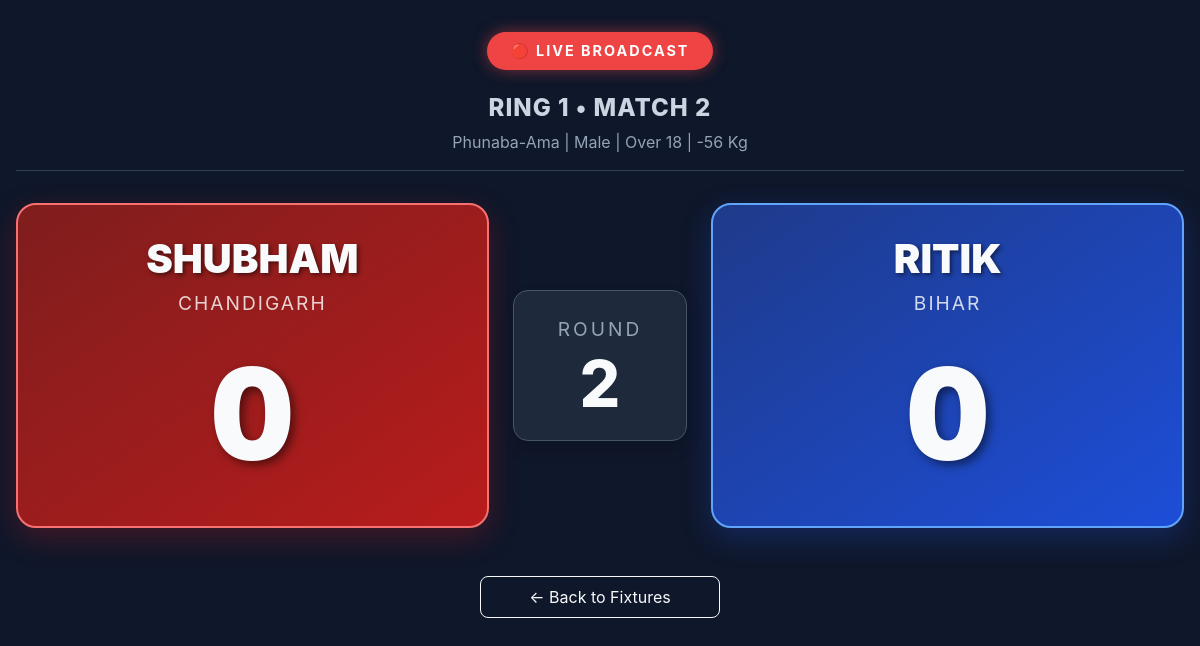
The page /match/118/watch/ on the database its author committed.
### thangta/models.py (models this page shows, shortened)
class Match(models.Model):
    tournament = models.ForeignKey(Tournament, on_delete=models.CASCADE)
    event_type = models.CharField(max_length=50)
    age_category = models.CharField(max_length=3)
    weight_category = models.CharField(max_length=4)
    gender = models.CharField(max_length=10)
    is_active = models.BooleanField(default=False)
    is_completed = models.BooleanField(default=False)
    round_number = models.IntegerField(default=1)
    current_round = models.IntegerField(default=1) # Tracks Round 1, Round 2, or 3 (Tie Breaker)
    current_sub_round = models.IntegerField(default=1)
    match_sequence = models.IntegerField(help_text="Order of the match in this round")
    current_sub_round = models.IntegerField(default=1)
    active_scorers = models.ManyToManyField(CustomUser, blank=True, related_name='scoring_matches')
    ring_number = models.IntegerField(default=1)
    participant_red = models.ForeignKey(Participant, related_name='matches_as_red', on_delete=models.CASCADE)
    participant_blue = models.ForeignKey(Participant, related_name='matches_as_blue', on_delete=models.CASCADE, null=True, blank=True)
    winner = models.ForeignKey(Participant, related_name='matches_won', on_delete=models.SET_NULL, null=True, blank=True)
    round_1_red = models.IntegerField(default=0)
    round_1_blue = models.IntegerField(default=0)
    round_2_red = models.IntegerField(default=0)
    round_2_blue = models.IntegerField(default=0)
    round_3_red = models.IntegerField(default=0)
    round_3_blue = models.IntegerField(default=0)
    @property
    def age_display(self):
        age_map = {'U14': 'Under 14', 'U18': 'Under 18', 'O18': 'Over 18'}
        return age_map.get(self.age_category, self.age_category)
    @property
    def weight_display(self):
        if self.weight_category and "Kg" not in str(self.weight_category):
            return f"{self.weight_category} Kg"
        return self.weight_category

class Participant(models.Model):
    class GenderChoices(models.TextChoices):
        MALE = 'Male', 'Male'
        FEMALE = 'Female', 'Female'
    class EventTypeChoices(models.TextChoices):
        PHUNABA_AMA = 'Phunaba-Ama', 'Phunaba-Ama'
        PHUNABA_ANISHUBA = 'Phunaba-Anishuba', 'Phunaba-Anishuba'
    class AgeCategory(models.TextChoices):
        UNDER_14 = 'U14', 'Under 14'
        UNDER_18 = 'U18', 'Under 18'
        OVER_18 = 'O18', 'Over 18'
    class WeightCategory(models.TextChoices):
        MINUS_21 = '-21', '-21 Kg'
        MINUS_25 = '-25', '-25 Kg'
        MINUS_29 = '-29', '-29 Kg'
        MINUS_33 = '-33', '-33 Kg'
        MINUS_37 = '-37', '-37 Kg'
        MINUS_40 = '-40', '-40 Kg'
        MINUS_41 = '-41', '-41 Kg'
        MINUS_44 = '-44', '-44 Kg'
        MINUS_45 = '-45', '-45 Kg'
        MINUS_49 = '-49', '-49 Kg'
        MINUS_52 = '-52', '-52 Kg'
        MINUS_53 = '-53', '-53 Kg'
        MINUS_56 = '-56', '-56 Kg'
        MINUS_75 = '-75', '-75 Kg'
        PLUS_53 = '+53', '+53 Kg'
    tournament = models.ForeignKey(
        Tournament,
        on_delete=models.CASCADE,
        related_name='participants',
        null=True, blank=True
    )
    name = models.CharField(max_length=200, null=True, blank=True)
    actual_age = models.IntegerField(null=True, blank=True, help_text="Age in numbers")
    date_of_birth = models.DateField(null=True, blank=True) # Add this!
    age = models.IntegerField(default = 0)
    gender = models.CharField(max_length=10, choices=GenderChoices.choices, null=True, blank=True)
    contact = models.CharField(max_length=15, null=True, blank=True)
    district = models.CharField(max_length=100)
    district_code = models.CharField(max_length=20)
    event_type = models.CharField(max_length=50, choices=EventTypeChoices.choices, null=True, blank=True)
    age_category = models.CharField(
        max_length=3,
        choices=AgeCategory.choices,
        help_text="Select the participant's age group."
    )
    weight_category = models.CharField(
        max_length=4,
        choices=WeightCategory.choices,
        help_text="Select the participant's weight class."
    )

### thangta/views.py (the view)
# urls.py: path('match/<int:match_id>/watch/',public_live_match, name='public-live-match'),
def public_live_match(request, match_id):
    match = get_object_or_404(Match, id=match_id)
    if not match.is_active and not match.is_completed:
        messages.info(request, "This match is not live yet.")
        return redirect('tournament-matches', tournament_id=match.tournament.id)
    return render(request, 'public_live_match.html', {
        'match': match,
    })

### thangta/templates/public_live_match.html (shortened to what this page needs)
<!DOCTYPE html>
<html lang="en">
<head>
    <link href="https://cdn.jsdelivr.net/npm/bootstrap@5.3.0/dist/css/bootstrap.min.css" rel="stylesheet">
</head>
<body>
<div class="scoreboard-container" id="live-scoreboard-data">
    <div class="text-center mb-4">
        {% if match.is_completed %}
            <span class="badge bg-secondary fs-5 px-4 py-2 rounded-pill">Match Completed</span>
        {% elif match.is_active %}
            <div class="live-badge">🔴 Live Broadcast</div>
        {% else %}
            <span class="badge bg-warning text-dark fs-5 px-4 py-2 rounded-pill">Waiting to Start</span>
        {% endif %}
    </div>
    <div class="match-header">
        <h2>RING {{ match.ring_number }} • MATCH {{ match.match_sequence }}</h2>
        <div class="category-text">
            {{ match.event_type }} | {{ match.gender }} | {{ match.age_display }} | {{ match.weight_display }}
        </div>
    </div>
    <div class="row align-items-center g-4">
        <div class="col-12 col-md-5">
            <div class="corner-card red-corner">
                <div class="fighter-name">{{ match.participant_red.name|default:"TBD" }}</div>
                <div class="fighter-district">{{ match.participant_red.district|default:"---" }}</div>
                <div class="big-score">
                    {{ match.score_red|default:"0" }}
                </div>
            </div>
        </div>
        <div class="col-12 col-md-2">
            <div class="center-display shadow">
                <div class="round-label">Round</div>
                <div class="round-number">
                    {% if match.current_round == 3 or match.current_round == '3' %}
                        TIE
                    {% else %}
                        {{ match.current_round|default:"1" }}
                    {% endif %}
                </div>
            </div>
        </div>
        <div class="col-12 col-md-5">
            <div class="corner-card blue-corner">
                {% if match.participant_blue %}
                    <div class="fighter-name">{{ match.participant_blue.name }}</div>
                    <div class="fighter-district">{{ match.participant_blue.district|default:"---" }}</div>
                    <div class="big-score">
                        {{ match.score_blue|default:"0" }}
                    </div>
                {% else %}
                    <div class="fighter-name text-white-50">BYE</div>
                    <div class="fighter-district text-white-50">NO OPPONENT</div>
                    <div class="big-score text-white-50">-</div>
                {% endif %}
            </div>
        </div>
    </div>
    <div class="text-center mt-5">
        <a href="{% url 'global-fixtures'  %}" class="btn btn-outline-light px-5 py-2" style="border-radius: 8px;">
            ← Back to Fixtures
        </a>
    </div>
</div>
</body>
</html>

### thangta/templates/public_live_match.html (style rules this page uses)
body, html { height: 100%; background-color: #0f172a; color: #f8fafc; font-family: -apple-system, BlinkMacSystemFont, "Segoe UI", Roboto, "Helvetica Neue", Arial, sans-serif; overflow-x: hidden; }
.scoreboard-container { max-width: 1200px; margin: 0 auto; padding: 2rem 1rem; }
.live-badge { display: inline-block; background-color: #ef4444; color: white; font-weight: bold; letter-spacing: 2px; padding: 0.5rem 1.5rem; border-radius: 50px; font-size: 0.9rem; text-transform: uppercase; box-shadow: 0 0 15px rgba(239, 68, 68, 0.5); animation: pulse 2s infinite; }
.match-header { text-align: center; margin-bottom: 2rem; border-bottom: 1px solid #334155; padding-bottom: 1rem; }
.match-header h2 { font-weight: 800; color: #cbd5e1; margin: 0; font-size: 1.5rem; text-transform: uppercase; letter-spacing: 1px; }
.category-text { color: #94a3b8; font-size: 1rem; margin-top: 0.5rem; }
.corner-card { border-radius: 20px; padding: 2rem; text-align: center; height: 100%; display: flex; flex-direction: column; justify-content: center; }
.red-corner { background: linear-gradient(145deg, #7f1d1d 0%, #b91c1c 100%); border: 2px solid #f87171; box-shadow: 0 10px 30px rgba(185, 28, 28, 0.3); }
.blue-corner { background: linear-gradient(145deg, #1e3a8a 0%, #1d4ed8 100%); border: 2px solid #60a5fa; box-shadow: 0 10px 30px rgba(29, 78, 216, 0.3); }
.fighter-name { font-size: 2.5rem; font-weight: 900; text-transform: uppercase; margin-bottom: 0.5rem; line-height: 1.1; text-shadow: 2px 2px 4px rgba(0,0,0,0.5); }
.fighter-district { font-size: 1.2rem; color: rgba(255,255,255,0.8); text-transform: uppercase; letter-spacing: 2px; margin-bottom: 1rem; }
.big-score { font-size: 8rem; font-weight: 900; line-height: 1; margin: 1rem 0; text-shadow: 4px 4px 10px rgba(0,0,0,0.5); font-variant-numeric: tabular-nums; }
.center-display { display: flex; flex-direction: column; align-items: center; justify-content: center; background-color: #1e293b; border-radius: 15px; padding: 1.5rem; border: 1px solid #475569; height: 100%; }
.round-label { color: #94a3b8; font-size: 1.2rem; text-transform: uppercase; letter-spacing: 3px; margin-bottom: 0.5rem; }
.round-number { font-size: 4rem; font-weight: 800; color: #f8fafc; line-height: 1; }

### rows shown on the page
Match: ring_number "1", match_sequence "2", event_type "Phunaba-Ama", gender "Male", age_display "Over 18", weight_display "-56 Kg", participant_red.name "SHUBHAM", participant_red.district "CHANDIGARH", current_round "2", participant_blue.name "RITIK", participant_blue.district "BIHAR"

### other values the page prints
{{ match.score_red|default:"0" }} "0"
{{ match.score_blue|default:"0" }} "0"
